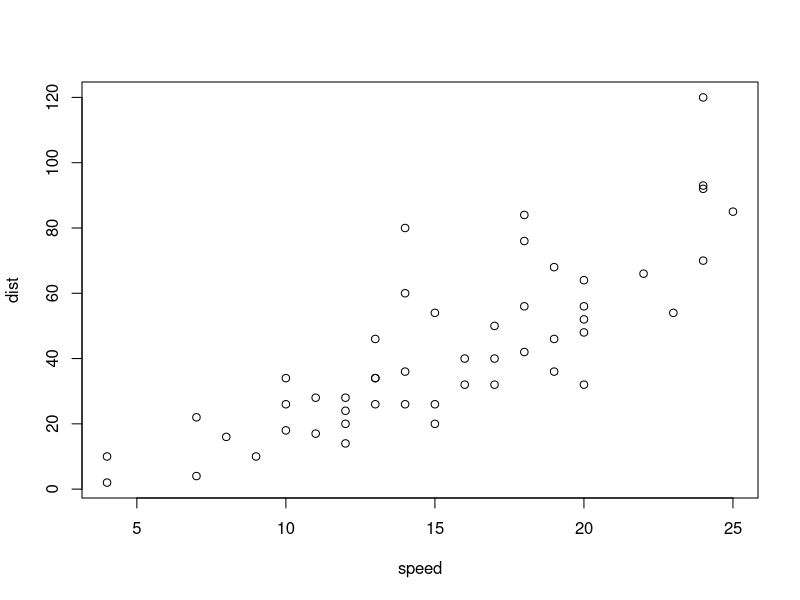
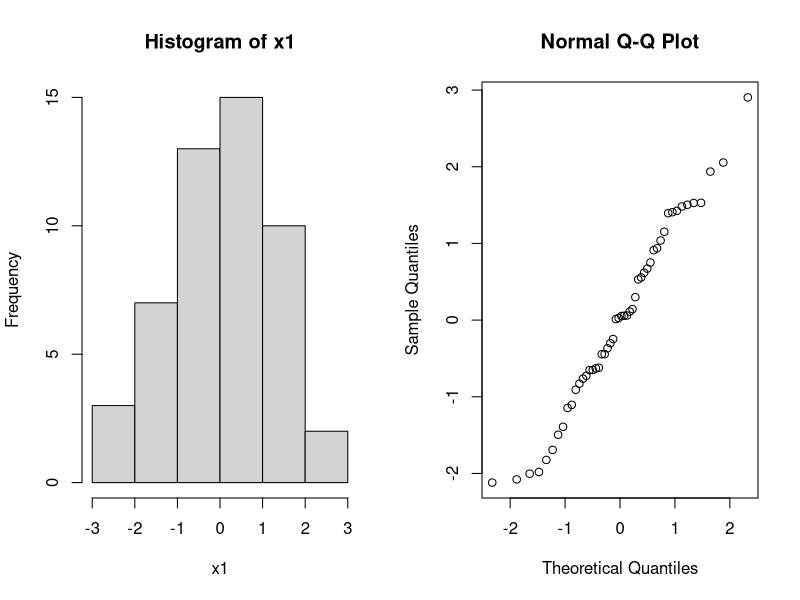
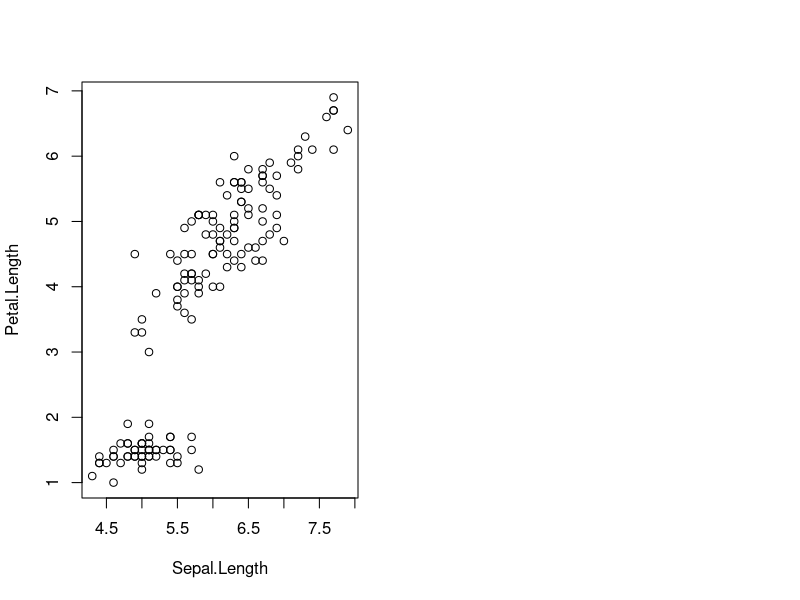

Reproduce these figures in R, in order.
## ---- chunk 1
summary(cars)
## ---- chunk 2
plot(cars)
## ---- chunk 3
par(mfrow=c(1,2)); x1=rnorm(50); hist(x1); qqnorm(x1)
## ---- chunk 4
plot(iris$Sepal.Length,iris$Petal.Length,xlab="Sepal.Length",ylab="Petal.Length")
## ---- chunk 5
library(knitr)
kable(mtcars[1:5,],caption="A knit kable.")
## ---- chunk 6
x=rep(c("A","B"),each=5); x
sample(x)
x=rnorm(100)
## ---- chunk 7
x=rep(c("A","B"),each=5); x
sample(x)
x=rnorm(100)
## ---- chunk 8
mu=0.2
x=rnorm(100,mu,1) # creating artificial data
t.test(x,mean=0)   # t.test(x,alternative=c("two.sided"),conf.level=0.95,mu=10)
## ---- chunk 9
mu=0;nu=0.5
x=rnorm(50,mu,1); y=rnorm(50,nu,1) # creating artificial data
ttest=t.test(x,y) 
